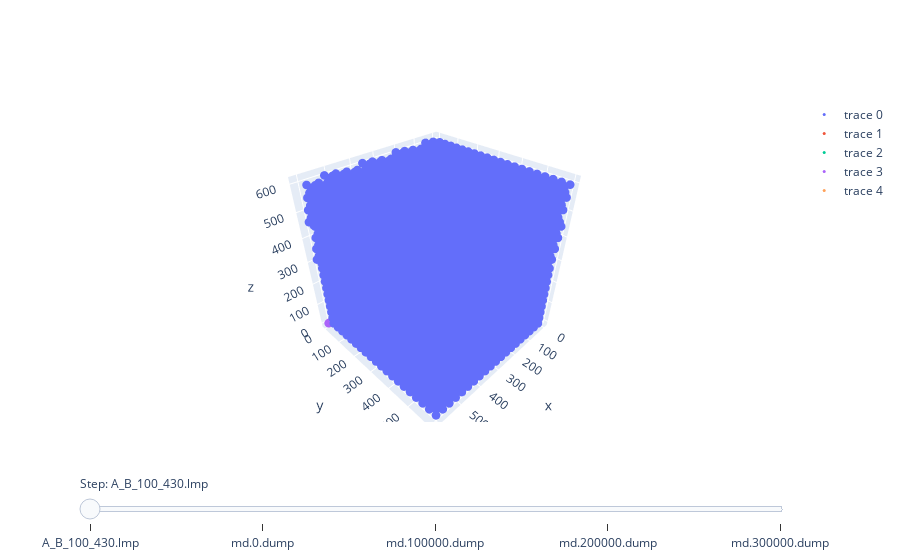

This figure's notebook cell:
### Code cell
# creating figure objet
fig = go.Figure()

# loops through each b value, generates a graph object for each value of b
for f in file_list_plot:
    if f == init_file:
        names = ["id", "atoms", "charge", "x", "y", "z"]
        box = pd.read_table("../grain_bound_sims/GB_CONFIGS/"+init_file, skiprows=15,
                     delim_whitespace=True, names = names)
    else:
        box = pd.read_table(dump_dir+f, skiprows=8,
                     delimiter=" ")
        
    fig.add_trace(go.Scatter3d(x = box["x"], 
                               y = box["y"], 
                               z = box["z"], 
                               mode = "markers",
                               marker=dict(size=3)))

steps = []

# for each graph object, generates information about those plots
# stores information in a list of dictionaries
for i in range(len(fig.data)):
    step = dict(
        method="update",
        args=[{"visible": [False] * len(fig.data)},
              {"title": "Grain Bound Sim" }],
    )
    step["args"][0]["visible"][i] = True  # Toggle i'th trace to "visible"
    step["label"] = file_list_plot[i]
    steps.append(step)

# creates slider object
sliders = [dict(
    active=10,
    currentvalue={"prefix": "Step: "},
    pad={"t": 50},
    steps=steps
)]

# applying the slider object to figure
fig.update_layout(
    sliders=sliders
)

fig.show()

### Figure 1 — Plotly figure (JSON) as saved in the notebook; plotly's stock layout.template omitted (floating-point values rounded to 4 significant figures; data arrays with more than 128 entries replaced by an {"elided": "..."} marker saying what was removed)
{"data": [{"marker": {"size": 3}, "mode": "markers", "type": "scatter3d", "x": {"elided": "16000 float values"}, "y": {"elided": "16000 float values"}, "z": {"elided": "16000 float values"}}, {"marker": {"size": 3}, "mode": "markers", "type": "scatter3d", "x": {"elided": "16000 float values"}, "y": {"elided": "16000 float values"}, "z": {"elided": "16000 float values"}}, {"marker": {"size": 3}, "mode": "markers", "type": "scatter3d", "x": {"elided": "16000 float values"}, "y": {"elided": "16000 float values"}, "z": {"elided": "16000 float values"}}, {"marker": {"size": 3}, "mode": "markers", "type": "scatter3d", "x": {"elided": "16000 float values"}, "y": {"elided": "16000 float values"}, "z": {"elided": "16000 float values"}}, {"marker": {"size": 3}, "mode": "markers", "type": "scatter3d", "x": {"elided": "16000 float values"}, "y": {"elided": "16000 float values"}, "z": {"elided": "16000 float values"}}], "layout": {"sliders": [{"active": 10, "currentvalue": {"prefix": "Step: "}, "pad": {"t": 50}, "steps": [{"args": [{"visible": [true, false, false, false, false]}, {"title": "Grain Bound Sim"}], "label": "A_B_100_430.lmp", "method": "update"}, {"args": [{"visible": [false, true, false, false, false]}, {"title": "Grain Bound Sim"}], "label": "md.0.dump", "method": "update"}, {"args": [{"visible": [false, false, true, false, false]}, {"title": "Grain Bound Sim"}], "label": "md.100000.dump", "method": "update"}, {"args": [{"visible": [false, false, false, true, false]}, {"title": "Grain Bound Sim"}], "label": "md.200000.dump", "method": "update"}, {"args": [{"visible": [false, false, false, false, true]}, {"title": "Grain Bound Sim"}], "label": "md.300000.dump", "method": "update"}]}]}}
